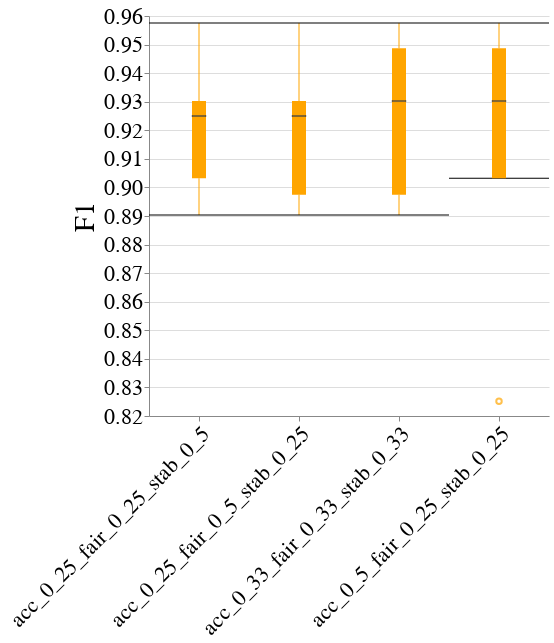

Notebook source saved alongside this figure:
### Code cell
create_box_plot_per_dataset_and_case_study(to_plot=best_lp_metrics_per_exp_config_df,
                                           exp_name=EXP_NAME,
                                           dataset_name=DATASET_NAME,
                                           case_study_name=CASE_STUDY_NAME,
                                           metric_name="F1")

### Figure 1 — Vega-Lite specification as saved in the notebook (floating-point values rounded to 4 significant figures)
{"config": {"view": {"continuousWidth": 400, "continuousHeight": 300, "stroke": null}, "axis": {"labelFontSize": 22, "labelFontWeight": "normal", "titleFontSize": 28, "titleFontWeight": "normal"}, "title": {"fontSize": 28}}, "data": {"name": "data-6119891f2fb3a676988c7bb2e240ce81"}, "mark": {"type": "boxplot", "color": "orange", "median": {"stroke": "black", "strokeWidth": 0.7}, "ticks": true}, "encoding": {"x": {"axis": {"labelAngle": -45, "labelLimit": 500}, "field": "exp_config_name", "title": null, "type": "nominal"}, "y": {"field": "overall", "scale": {"zero": false}, "title": "F1", "type": "quantitative"}}, "height": 400, "width": 400, "$schema": "https://vega.github.io/schema/vega-lite/v4.17.0.json", "datasets": {"data-6119891f2fb3a676988c7bb2e240ce81": [{"exp_config_name": "acc_0_25_fair_0_25_stab_0_5", "run_num": 1, "logical_pipeline_uuid": "Tm9uZSZOT19GQUlSTkVTU19JTlRFUlZFTlRJT04mcmZfY2xm", "physical_pipeline_uuid": "7dbfe994-65d4-431f-b832-d6262564fe40", "compound_pp_quality": 0.9357, "metric": "F1", "model_name": "rf_clf", "runtime_in_mins": 0.3596, "dataset_name": "diabetes", "logical_pipeline_name": "None&NO_FAIRNESS_INTERVENTION&rf_clf", "null_imputer_name": "None", "fairness_intervention_name": "NO_FAIRNESS_INTERVENTION", "Gender_dis": 0.9577, "Gender_priv": 0.9109, "overall": 0.9302}, {"exp_config_name": "acc_0_25_fair_0_25_stab_0_5", "run_num": 2, "logical_pipeline_uuid": "Tm9uZSZOT19GQUlSTkVTU19JTlRFUlZFTlRJT04mcmZfY2xm", "physical_pipeline_uuid": "2388c476-c420-4416-a00c-3f5092645cfe", "compound_pp_quality": 0.9335, "metric": "F1", "model_name": "rf_clf", "runtime_in_mins": 1.729, "dataset_name": "diabetes", "logical_pipeline_name": "None&NO_FAIRNESS_INTERVENTION&rf_clf", "null_imputer_name": "None", "fairness_intervention_name": "NO_FAIRNESS_INTERVENTION", "Gender_dis": 0.9706, "Gender_priv": 0.9485, "overall": 0.9576}, {"exp_config_name": "acc_0_25_fair_0_25_stab_0_5", "run_num": 3, "logical_pipeline_uuid": "Tm9uZSZOT19GQUlSTkVTU19JTlRFUlZFTlRJT04mcmZfY2xm", "physical_pipeline_uuid": "15190404-0407-400f-a9fd-c2b9810c7f99", "compound_pp_quality": 0.8936, "metric": "F1", "model_name": "rf_clf", "runtime_in_mins": 0.2844, "dataset_name": "diabetes", "logical_pipeline_name": "None&NO_FAIRNESS_INTERVENTION&rf_clf", "null_imputer_name": "None", "fairness_intervention_name": "NO_FAIRNESS_INTERVENTION", "Gender_dis": 0.9508, "Gender_priv": 0.8511, "overall": 0.8903}, {"exp_config_name": "acc_0_25_fair_0_25_stab_0_5", "run_num": 4, "logical_pipeline_uuid": "Tm9uZSZOT19GQUlSTkVTU19JTlRFUlZFTlRJT04mcmZfY2xm", "physical_pipeline_uuid": "5190675e-2b12-495b-a8bb-4420f06ab8d0", "compound_pp_quality": 0.8998, "metric": "F1", "model_name": "rf_clf", "runtime_in_mins": 0.1495, "dataset_name": "diabetes", "logical_pipeline_name": "None&NO_FAIRNESS_INTERVENTION&rf_clf", "null_imputer_name": "None", "fairness_intervention_name": "NO_FAIRNESS_INTERVENTION", "Gender_dis": 0.9412, "Gender_priv": 0.8736, "overall": 0.9032}, {"exp_config_name": "acc_0_25_fair_0_25_stab_0_5", "run_num": 5, "logical_pipeline_uuid": "Tm9uZSZOT19GQUlSTkVTU19JTlRFUlZFTlRJT04mcmZfY2xm", "physical_pipeline_uuid": "028ba49c-e6ec-4363-b79f-9714485aabc6", "compound_pp_quality": 0.9215, "metric": "F1", "model_name": "rf_clf", "runtime_in_mins": 0.458, "dataset_name": "diabetes", "logical_pipeline_name": "None&NO_FAIRNESS_INTERVENTION&rf_clf", "null_imputer_name": "None", "fairness_intervention_name": "NO_FAIRNESS_INTERVENTION", "Gender_dis": 0.9067, "Gender_priv": 0.9412, "overall": 0.925}, {"exp_config_name": "acc_0_25_fair_0_5_stab_0_25", "run_num": 1, "logical_pipeline_uuid": "Tm9uZSZOT19GQUlSTkVTU19JTlRFUlZFTlRJT04mcmZfY2xm", "physical_pipeline_uuid": "1d038b04-892c-4018-8983-cedfdf03f090", "compound_pp_quality": 0.9367, "metric": "F1", "model_name": "rf_clf", "runtime_in_mins": 0.3948, "dataset_name": "diabetes", "logical_pipeline_name": "None&NO_FAIRNESS_INTERVENTION&rf_clf", "null_imputer_name": "None", "fairness_intervention_name": "NO_FAIRNESS_INTERVENTION", "Gender_dis": 0.9577, "Gender_priv": 0.9109, "overall": 0.9302}, {"exp_config_name": "acc_0_25_fair_0_5_stab_0_25", "run_num": 2, "logical_pipeline_uuid": "Tm9uZSZOT19GQUlSTkVTU19JTlRFUlZFTlRJT04mcmZfY2xm", "physical_pipeline_uuid": "c77cab1c-8555-4d2f-87cf-fb78385f612f", "compound_pp_quality": 0.9535, "metric": "F1", "model_name": "rf_clf", "runtime_in_mins": 0.7588, "dataset_name": "diabetes", "logical_pipeline_name": "None&NO_FAIRNESS_INTERVENTION&rf_clf", "null_imputer_name": "None", "fairness_intervention_name": "NO_FAIRNESS_INTERVENTION", "Gender_dis": 0.9706, "Gender_priv": 0.9485, "overall": 0.9576}, {"exp_config_name": "acc_0_25_fair_0_5_stab_0_25", "run_num": 3, "logical_pipeline_uuid": "Tm9uZSZOT19GQUlSTkVTU19JTlRFUlZFTlRJT04mcmZfY2xm", "physical_pipeline_uuid": "83c2270c-92dd-4d60-9ad0-a31563ceb9f8", "compound_pp_quality": 0.8831, "metric": "F1", "model_name": "rf_clf", "runtime_in_mins": 0.1952, "dataset_name": "diabetes", "logical_pipeline_name": "None&NO_FAIRNESS_INTERVENTION&rf_clf", "null_imputer_name": "None", "fairness_intervention_name": "NO_FAIRNESS_INTERVENTION", "Gender_dis": 0.9508, "Gender_priv": 0.8511, "overall": 0.8903}, {"exp_config_name": "acc_0_25_fair_0_5_stab_0_25", "run_num": 4, "logical_pipeline_uuid": "Tm9uZSZOT19GQUlSTkVTU19JTlRFUlZFTlRJT04mcmZfY2xm", "physical_pipeline_uuid": "8ea4bf95-1e76-4700-b7aa-463ef3f2e078", "compound_pp_quality": 0.8962, "metric": "F1", "model_name": "rf_clf", "runtime_in_mins": 0.8846, "dataset_name": "diabetes", "logical_pipeline_name": "None&NO_FAIRNESS_INTERVENTION&rf_clf", "null_imputer_name": "None", "fairness_intervention_name": "NO_FAIRNESS_INTERVENTION", "Gender_dis": 0.9412, "Gender_priv": 0.8636, "overall": 0.8974}, {"exp_config_name": "acc_0_25_fair_0_5_stab_0_25", "run_num": 5, "logical_pipeline_uuid": "Tm9uZSZOT19GQUlSTkVTU19JTlRFUlZFTlRJT04mcmZfY2xm", "physical_pipeline_uuid": "118dd7f0-8c8c-46a6-8fea-3cf4c932cbae", "compound_pp_quality": 0.9516, "metric": "F1", "model_name": "rf_clf", "runtime_in_mins": 0.4297, "dataset_name": "diabetes", "logical_pipeline_name": "None&NO_FAIRNESS_INTERVENTION&rf_clf", "null_imputer_name": "None", "fairness_intervention_name": "NO_FAIRNESS_INTERVENTION", "Gender_dis": 0.9067, "Gender_priv": 0.9412, "overall": 0.925}, {"exp_config_name": "acc_0_5_fair_0_25_stab_0_25", "run_num": 1, "logical_pipeline_uuid": "Tm9uZSZOT19GQUlSTkVTU19JTlRFUlZFTlRJT04mcmZfY2xm", "physical_pipeline_uuid": "9224fe8c-4944-4b70-89d2-e74dd943d5d5", "compound_pp_quality": 0.9342, "metric": "F1", "model_name": "rf_clf", "runtime_in_mins": 0.3736, "dataset_name": "diabetes", "logical_pipeline_name": "None&NO_FAIRNESS_INTERVENTION&rf_clf", "null_imputer_name": "None", "fairness_intervention_name": "NO_FAIRNESS_INTERVENTION", "Gender_dis": 0.9577, "Gender_priv": 0.9109, "overall": 0.9302}, {"exp_config_name": "acc_0_5_fair_0_25_stab_0_25", "run_num": 2, "logical_pipeline_uuid": "Tm9uZSZOT19GQUlSTkVTU19JTlRFUlZFTlRJT04mcmZfY2xm", "physical_pipeline_uuid": "18b02800-5d51-4800-8169-694cabafa5d5", "compound_pp_quality": 0.948, "metric": "F1", "model_name": "rf_clf", "runtime_in_mins": 1.003, "dataset_name": "diabetes", "logical_pipeline_name": "None&NO_FAIRNESS_INTERVENTION&rf_clf", "null_imputer_name": "None", "fairness_intervention_name": "NO_FAIRNESS_INTERVENTION", "Gender_dis": 0.9706, "Gender_priv": 0.9485, "overall": 0.9576}, {"exp_config_name": "acc_0_5_fair_0_25_stab_0_25", "run_num": 3, "logical_pipeline_uuid": "Tm9uZSZOT19GQUlSTkVTU19JTlRFUlZFTlRJT04mbGdibV9jbGY=", "physical_pipeline_uuid": "fa2c365d-6050-4dde-8d07-dc3524d1f624", "compound_pp_quality": 0.8518, "metric": "F1", "model_name": "lgbm_clf", "runtime_in_mins": 0.07182, "dataset_name": "diabetes", "logical_pipeline_name": "None&NO_FAIRNESS_INTERVENTION&lgbm_clf", "null_imputer_name": "None", "fairness_intervention_name": "NO_FAIRNESS_INTERVENTION", "Gender_dis": 0.8929, "Gender_priv": 0.7816, "overall": 0.8252}, {"exp_config_name": "acc_0_5_fair_0_25_stab_0_25", "run_num": 4, "logical_pipeline_uuid": "Tm9uZSZOT19GQUlSTkVTU19JTlRFUlZFTlRJT04mcmZfY2xm", "physical_pipeline_uuid": "e5c8e664-57ab-4082-a1cb-df61e5780802", "compound_pp_quality": 0.9003, "metric": "F1", "model_name": "rf_clf", "runtime_in_mins": 0.08119, "dataset_name": "diabetes", "logical_pipeline_name": "None&NO_FAIRNESS_INTERVENTION&rf_clf", "null_imputer_name": "None", "fairness_intervention_name": "NO_FAIRNESS_INTERVENTION", "Gender_dis": 0.9412, "Gender_priv": 0.8736, "overall": 0.9032}, {"exp_config_name": "acc_0_5_fair_0_25_stab_0_25", "run_num": 5, "logical_pipeline_uuid": "Tm9uZSZOT19GQUlSTkVTU19JTlRFUlZFTlRJT04mcmZfY2xm", "physical_pipeline_uuid": "dd818d1c-2e47-4d37-80d8-8c6d5f1e8c3a", "compound_pp_quality": 0.9436, "metric": "F1", "model_name": "rf_clf", "runtime_in_mins": 0.6953, "dataset_name": "diabetes", "logical_pipeline_name": "None&NO_FAIRNESS_INTERVENTION&rf_clf", "null_imputer_name": "None", "fairness_intervention_name": "NO_FAIRNESS_INTERVENTION", "Gender_dis": 0.9577, "Gender_priv": 0.9412, "overall": 0.9487}, {"exp_config_name": "acc_0_33_fair_0_33_stab_0_33", "run_num": 1, "logical_pipeline_uuid": "Tm9uZSZOT19GQUlSTkVTU19JTlRFUlZFTlRJT04mcmZfY2xm", "physical_pipeline_uuid": "74c3a2ee-b161-4fae-a92b-4f881e59a89f", "compound_pp_quality": 0.9262, "metric": "F1", "model_name": "rf_clf", "runtime_in_mins": 0.3739, "dataset_name": "diabetes", "logical_pipeline_name": "None&NO_FAIRNESS_INTERVENTION&rf_clf", "null_imputer_name": "None", "fairness_intervention_name": "NO_FAIRNESS_INTERVENTION", "Gender_dis": 0.9577, "Gender_priv": 0.9109, "overall": 0.9302}, {"exp_config_name": "acc_0_33_fair_0_33_stab_0_33", "run_num": 2, "logical_pipeline_uuid": "Tm9uZSZOT19GQUlSTkVTU19JTlRFUlZFTlRJT04mcmZfY2xm", "physical_pipeline_uuid": "d96b8792-9f5d-4596-9757-f26ceab39e73", "compound_pp_quality": 0.9353, "metric": "F1", "model_name": "rf_clf", "runtime_in_mins": 0.8578, "dataset_name": "diabetes", "logical_pipeline_name": "None&NO_FAIRNESS_INTERVENTION&rf_clf", "null_imputer_name": "None", "fairness_intervention_name": "NO_FAIRNESS_INTERVENTION", "Gender_dis": 0.9706, "Gender_priv": 0.9485, "overall": 0.9576}, {"exp_config_name": "acc_0_33_fair_0_33_stab_0_33", "run_num": 3, "logical_pipeline_uuid": "Tm9uZSZOT19GQUlSTkVTU19JTlRFUlZFTlRJT04mcmZfY2xm", "physical_pipeline_uuid": "3f9b91c8-fb6d-45e8-835e-d12dd5038ffe", "compound_pp_quality": 0.8797, "metric": "F1", "model_name": "rf_clf", "runtime_in_mins": 0.1847, "dataset_name": "diabetes", "logical_pipeline_name": "None&NO_FAIRNESS_INTERVENTION&rf_clf", "null_imputer_name": "None", "fairness_intervention_name": "NO_FAIRNESS_INTERVENTION", "Gender_dis": 0.9508, "Gender_priv": 0.8511, "overall": 0.8903}, {"exp_config_name": "acc_0_33_fair_0_33_stab_0_33", "run_num": 4, "logical_pipeline_uuid": "Tm9uZSZOT19GQUlSTkVTU19JTlRFUlZFTlRJT04mcmZfY2xm", "physical_pipeline_uuid": "81d289b7-901f-4a15-bf35-bd3f85213587", "compound_pp_quality": 0.8882, "metric": "F1", "model_name": "rf_clf", "runtime_in_mins": 0.1857, "dataset_name": "diabetes", "logical_pipeline_name": "None&NO_FAIRNESS_INTERVENTION&rf_clf", "null_imputer_name": "None", "fairness_intervention_name": "NO_FAIRNESS_INTERVENTION", "Gender_dis": 0.9412, "Gender_priv": 0.8636, "overall": 0.8974}, {"exp_config_name": "acc_0_33_fair_0_33_stab_0_33", "run_num": 5, "logical_pipeline_uuid": "Tm9uZSZOT19GQUlSTkVTU19JTlRFUlZFTlRJT04mcmZfY2xm", "physical_pipeline_uuid": "0f53c2f7-ef51-4d34-aac1-25c31577e5e5", "compound_pp_quality": 0.9324, "metric": "F1", "model_name": "rf_clf", "runtime_in_mins": 0.6292, "dataset_name": "diabetes", "logical_pipeline_name": "None&NO_FAIRNESS_INTERVENTION&rf_clf", "null_imputer_name": "None", "fairness_intervention_name": "NO_FAIRNESS_INTERVENTION", "Gender_dis": 0.9577, "Gender_priv": 0.9412, "overall": 0.9487}]}}
